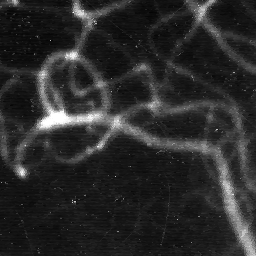
#> input picture TME1/angio_eti.pgm, 256 x 256 px, given in place of house2.jpg, which was not available
$ jupyter execute TME6_DASILVA_SALEH.ipynb   (text cells are left out)
#> lines starting #> are read from the running program, lines starting #| are printed output that depends on the picture; after the words box and inside, x2 and y2 are one past the last pixel; in counts of white or black regions, pixels touching at a corner belong together; long printed decimals are rounded; pictures that were not available may be replaced by others from this repository, and a replacement may not be noted
[cell 1]
# Chargement des modules et des données utiles.

from PIL import Image
import matplotlib.pyplot as plt
import numpy as np
import math
import scipy.signal as sc
from pylab import *

# charger les images et les convertir en tableau de int
image_house = np.array(Image.open("images/house2.jpg"),dtype='int32')
image_rectangle = np.array(Image.open("images/rectangle.png"),dtype='int32')
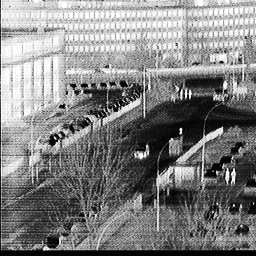
#> input picture TME1/carrefou_egal.pgm, 256 x 256 px, given in place of rectangle.png, which was not available
image_carrelage = np.array(Image.open("images/carrelage_wikipedia.jpg"),dtype='int32')
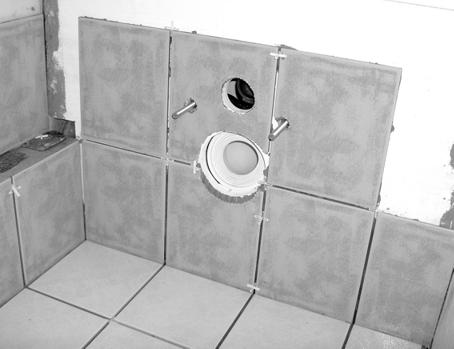
#> input picture TME6/images/carrelage_wikipedia.jpg, 454 x 349 px
image_jussieu = np.array(Image.open("images/Jussieu_wikipedia.jpg"),dtype='int32')
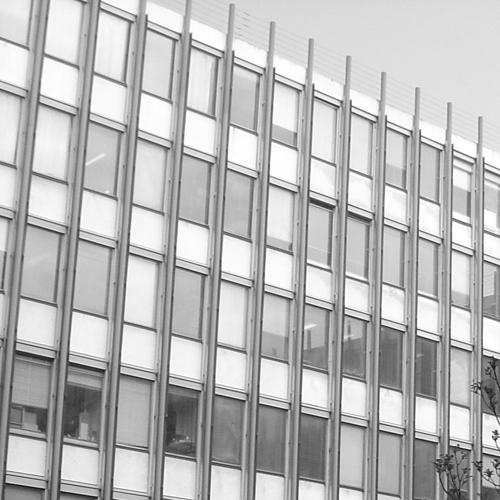
#> input picture TME6/images/Jussieu_wikipedia.jpg, 500 x 500 px


def affichage_14(affichages,titres=None):
    # list[Array|Image]*list[str] -> NoneType
    # effectue entre 1 et 4 affichages avec leurs titres, pour des images ou courbes

    # paramètres :
    #  - liste des affichages (entre 1 et 4)
    #  - liste des titres (entre 1 et 4, autant que de affichages) Optionnelle

    if not type(affichages) == type([]):
        affichages = [affichages]

    if titres is None:
        titres = ['',]*len(affichages)

    if not type(titres) == type([]):
        titres = [titres]

    nb_affichages = len(affichages)
    if nb_affichages >4 or nb_affichages < 1 :
        raise ValueError('affichage_14 nécéssite 1 à 4 entrées en paramètre')

    if nb_affichages != len(titres):
        raise ValueError('affichage_14 nécéssite autant de titres que d\'affichages')

    courbes = False
    for i in range(0,nb_affichages):
        s = plt.subplot(101+10*nb_affichages+i)
        s.set_title(titres[i])
        if len(affichages[i].shape)==2 and affichages[i].shape[0] > 1 and affichages[i].shape[1] > 1:
            # on affiche une image
            s.imshow(affichages[i], cmap="gray",interpolation='nearest', aspect='equal')
        else :
            # il s'agit d'une seule ligne, à afficher comme une courbe
            plt.plot(affichages[i])
            courbes=True

    agrandissement_h = nb_affichages
    agrandissement_v = nb_affichages*2 if courbes else nb_affichages
    params = plt.gcf()
    plSize = params.get_size_inches()
    params.set_size_inches( (plSize[0]*agrandissement_v, plSize[1]*agrandissement_h) )
    plt.show()


def module_affichage(module):
    # permet de transformer un module de DFT en une version jolie à afficher
    module = np.array(module, dtype='float32')
    ind_max = np.where(module == np.max(module.flatten()))
    module[ind_max]=0.0
    module[ind_max]=np.max(module.flatten())
    module = sqrt(module)
    return sqrt(module)

[cell 2]
#Opérateur gradient􏰀
#Sa direction (perpendiculaire au contour) est celle dans laquelle la dérivée de I est maximale
#Ce maximum est donné par son module

def gradient(image):
    """ Array -> tuple[Array*Array]"""
    #il est plus rapide de calculer le gradient au préalable.
    #on utilise le filtre verticale et horizontale de Sobel.
    #Sobel = gradient + filtre gaussien
    #Ces filtres sont dits séparables.
    #Sobel réduit moins le bruit mais pre ́serve mieux l’information de voisinage des contours
    Gx = np.array([[-1,0,1], [-2,0,2],[-1,0,1]])
    Gy = np.array([[-1,-2,-1], [0,0,0],[1,2,1]])
    #dérivé en x et y à l'aide des masques de convolution de Sobel.
    #Filtrage “passe-haut” en y : met en evidence les contours horizontaux.
    #Filtrage “passe-bas” en x : elimination des contours dans la direction verticale.
    Ix = sc.convolve2d(image, Gx, boundary='symm', mode='same')
    Iy = sc.convolve2d(image, Gy, boundary='symm', mode='same')
    #Soit une matrice A= (Ix2 IxIy
    #                     IxIy Iy2)
    det = (Ix * Ix * Iy * Iy) - (Ix*Iy * Ix*Iy)
    tr = Ix*Ix + Iy*Iy
    H = det - 0.05 * tr
    return H

[cell 3]
affichage_14([gradient(image_house), gradient(image_rectangle)],['gradient image house', 'gradient image rectangle'])
#> in gradient, `det = (Ix * Ix * Iy * Iy) - (Ix*Iy * Ix*Iy)`: det: shape (256, 256) int64; every value is 0
#> in gradient, `H = det - 0.05 * tr`:
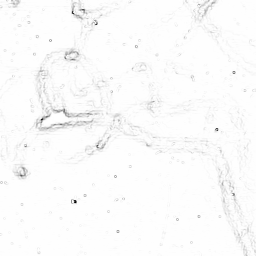
#> H: shape (256, 256) float64; min -16984.4, max 0, mean -249.6; drawn with min black and max white
#> in gradient (call 2), `Gx = np.array([[-1,0,1], [-2,0,2],[-1,0,1]])`: Gx = [[-1, 0, 1], [-2, 0, 2], [-1, 0, 1]]
#> in gradient (call 2), `Iy = sc.convolve2d(image, Gy, boundary='symm', mode='same')`:
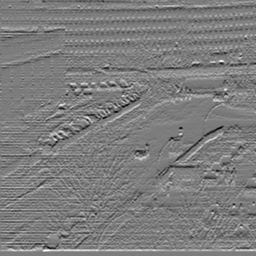
#> Iy: shape (256, 256) int64; min -876, max 914, mean 6.1; drawn with min black and max white
#> in gradient (call 2), `H = det - 0.05 * tr`:
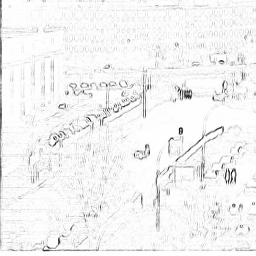
#> H: shape (256, 256) float64; min -51985.8, max 0, mean -2429.3; drawn with min black and max white
#> in affichage_14, `nb_affichages = len(affichages)`: nb_affichages = 2
#> in affichage_14, `plSize = params.get_size_inches()`: plSize = [6.4, 4.8]

[cell 4]
def noyau_gaussien(sigma):
    """ float -> Array """
    n = math.ceil(3 *sigma)
    noyau = np.zeros((2*n+1, 2*n+1))
    w, h = noyau.shape
    for x in range(w) :
        for y in range(h) :
            noyau[x,y] = (1/(2 * math.pi * sigma * sigma)) * math.exp(-((x-n)**2 + (y-n)**2)/ (2 *sigma * sigma))

    return noyau

#création d'un noyau gaussien utile pour faire le produit de convolution
#avec les dérivé de x et y trouver auparavant avec le filtre de Sobel.

[cell 5]
affichage_14([noyau_gaussien(3), noyau_gaussien(10)],["noyau gaussien d'écart-type 3", "noyau gaussien d'écart-type 10"])
#> in affichage_14 (call 2), `plt.show()`:
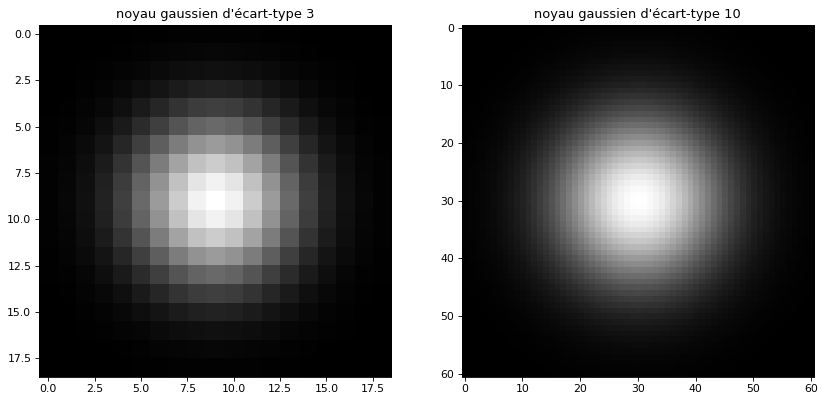
#> figure drawn by matplotlib, 2 panels
print(noyau_gaussien(3).shape) #la taille est 19.
print(noyau_gaussien(10).shape) #la taille est 61.

[cell 6]
def harris(image, sigma, kappa):
    """ Array*float*float->Array """
    ha = np.zeros(image.shape)
    w, h = image.shape
    #question 1
    Gx = np.array([[-1,0,1], [-2,0,2],[-1,0,1]])
    Gy = np.array([[-1,-2,-1], [0,0,0],[1,2,1]])
    Ix = sc.convolve2d(image, Gx, boundary='symm', mode='same')
    Iy = sc.convolve2d(image, Gy, boundary='symm', mode='same')
    #question 2
    gauss = noyau_gaussien(sigma)
    #Il est plus simple de calculer la trace et le determinant d’une matrice 2 × 2 que ses valeurs propres
    A11 =sc.convolve2d(Ix*Ix, gauss, boundary='symm', mode='same')
    A22 =sc.convolve2d(Iy*Iy, gauss, boundary='symm', mode='same')
    A12 =sc.convolve2d(Ix*Iy, gauss, boundary='symm', mode='same')
    #on a une matrice A = (A11 A12
    #                     A12 A22)
    for x in range(w):
        for y in range(h):
            #pour chaque pixel on calcule : det(A) - k * trace(A)**2
            ha[x,y] = A11[x,y] * A22[x,y] - A12[x,y] * A12[x,y] - kappa * (A11[x,y] + A22[x,y])**2
    return ha

[cell 7]
affichage_14([harris(image_rectangle,0.5,0.5), harris(image_rectangle, 2,0.5)],[" harris rectangle sigma 0.5", "harris rectangle sigma 2"])

affichage_14([harris(image_rectangle,2,0.2), harris(image_rectangle, 2,0.02)],["harris rectangle kappa 0.2", "harris rectangle kappa 0.02"])

affichage_14([harris(image_house,0.5,0.5), harris(image_house, 2,0.5)],[" harris house sigma 0.5", "harris house sigma 2"])

affichage_14([harris(image_house,2,0.2), harris(image_house, 2,0.02)],["harris house kappa 0.2", "harris house kappa 0.02"])
#> after the loop in harris (call 7), `for x in range(w):`:
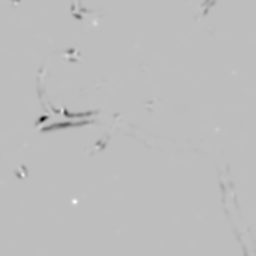
#> ha: shape (256, 256) float64; min -1.14e+09, max 389276397.9, mean -5463045.8; drawn with min black and max white

[cell 8]
#Elimination des hautes frequences avec sigma croissant.

#Une valeur trop grande de kappa ne detecte rien.
#En pratique, on fixe ce parametre a une valeur entre 0,04 et 0,15 et l’on n’y touche guere par la suite.

[cell 9]
def maxlocal(image_harris, seuil):
    """ Array*float -> Array """

    tab = np.zeros(image_harris.shape)
    w, h = image_harris.shape
    for x in range(1,w-1) :
        for y in range(1,h-1) :
            if image_harris[x,y] > seuil :
                p = image_harris[x,y]
                if ((image_harris[x-1,y-1] < p)and (image_harris[x-1,y] < p) and(image_harris[x, y-1] < p) and (image_harris[x+1,y+1] < p) and (image_harris[x+1,y] < p)and (image_harris[x,y+1] < p) and (image_harris[x-1,y+1] < p) and(image_harris[x+1,y] < p)) :
                    tab[x,y] = 1
    return tab

def maxlocal_fast(image_harris,seuil):
    #on définit les 8 voisins du pixel.
    i1 = np.roll(image_harris, -1, axis = 0)
    i2 = np.roll(image_harris, -1, axis = 1)
    i3 = np.roll(image_harris, 1, axis = 1)
    i4 = np.roll(image_harris, 1, axis = 0)
    i5 = np.roll(i1, -1, axis = 1)
    i6 = np.roll(i1, 1, axis = 1)
    i7 = np.roll(i4, -1, axis = 1)
    i8 = np.roll(i4, 1, axis = 1)
    return ((image_harris>seuil) & (image_harris > i1) & (image_harris > i2) & (image_harris > i3) & (image_harris > i4) & (image_harris > i5) & (image_harris > i6) & (image_harris > i7) & (image_harris > i8))

affichage_14([maxlocal(harris(image_house, 5,0.02), 10**6),maxlocal_fast(harris(image_house, 5,0.02), 10**6)],['max local de image house', 'max local fast image house'])
#> in harris (call 9), `A12 =sc.convolve2d(Ix*Iy, gauss, boundary='symm', mode='same')`:
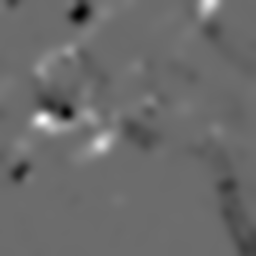
#> A12: shape (256, 256) float64; min -9226, max 12527.4, mean -58.3; drawn with min black and max white
#> after the loop in maxlocal, `for x in range(1,w-1) :`:
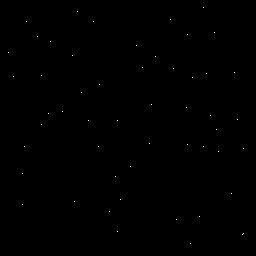
#> tab: shape (256, 256) float64; values 0 (black) and 1 (white), 0.08% white in thin lines or dots, all inside (x1, y1, x2, y2) = (8, 7, 244, 244)

[cell 10]
from time import process_time
mytime = 0
def tic():
    global mytime
    mytime = process_time()
def tac():
    global mytime
    print (process_time()-mytime)
    mytime = process_time()

image_rect_harris = harris(image_rectangle,5,0.02)

tic()
m = maxlocal_fast(image_rect_harris,10**6)
affichage_14([m],['max local fast de image house'])
print(m.shape)
#| (256, 256)
tac()

tic()
m = maxlocal(image_rect_harris,10**6)
affichage_14([m],['max local de image house'])
print(m.shape)
#| (256, 256)
tac()


#La fonction max local fast est légèrement plus rapide que celle qui utilise le parcours de l'image.

[cell 11]
def coord_maxlocal(image_extrema):
    """ Array -> list[list[int,int]] """

    w, h = image_extrema.shape
    t = []
    for x in range(w) :
        for y in range(h) :
            if(image_extrema[x,y] == 1) :
                t.append([x,y])
    return t

[cell 12]
print(coord_maxlocal(m))
#> (printed output is left out)

[cell 13]
def visualisation(image, m):
    t = coord_maxlocal(m)
    x = []
    y = []
    #on remplie la liste x des des abscisses et la liste y des ordonnées des points à afficher.
    for i in range(len(t)):
        x.append(t[i][0])
        y.append(t[i][1])

    plt.imshow(image)
    plt.scatter(y, x, color='red')
    plt.show()


visualisation(image_rectangle,m)
#> in visualisation, `t = coord_maxlocal(m)`: t = 85 pairs, first value 4 to 247, second value 6 to 247
#> the loop in visualisation, `for i in range(len(t)):` made 85 passes
#> after the loop in visualisation, `for i in range(len(t)):`: x = 85 values from 4 to 247; y = 85 values, max 247 at index 63, min 6 at index 1, mean 136.4

[cell 14]
m_r = maxlocal(harris(image_rectangle,5,0.02),10**6)
m_h = maxlocal(harris(image_house,2,0.02),10**6)
m_c = maxlocal(harris(image_carrelage,5,0.2),10**6)
m_j = maxlocal(harris(image_jussieu,5,0.02),10**5)

affichage_14([m_r],['Image rectangle détecteur de harris'])
v_r = visualisation(image_rectangle,m_r)
#> the loop in visualisation (call 2), `for i in range(len(t)):` made 85 passes
affichage_14([m_h],['Image house détecteur de harris'])
v_h = visualisation(image_house,m_h)
affichage_14([m_c],['Image carrelage détecteur de harris'])
v_c = visualisation(image_carrelage,m_c)
affichage_14([m_j],['Image jussieu détecteur de harris'])
v_r = visualisation(image_jussieu,m_j)

[cell 15]
def point(image):
    """ Array*float*float->Array """
    #detection de points/contours isolés on utilise l'algo vu en cours.
    #ce filtre repond plus fortement sur un point de contour isole que sur un groupement de points de contour.
    lap = np.array([[-1, -1, -1], [-1, 8, -1], [-1, -1, -1]])
    #on fait la convolution
    detr = sc.convolve2d(image,lap,'same')
    print(detr.min(),detr.mean(),detr.max())
    return detr

p = point(image_rectangle)
#| -1107 4.250 1548
#| -1107 4.250 1548
mp = maxlocal(point(image_rectangle),1000)
affichage_14([p],["image rectangle détection de points"])
affichage_14([mp],['max local de image rectangle'])
print(coord_maxlocal(m))
#> (printed output is left out)
print(coord_maxlocal(mp))
#| [[91, 223], [96, 135], [97, 131], [101, 124], [105, 115], [105, 119], [108, 107], [108, 112], [115, 98], [121, 87], [127, 222], [137, 54], [145, 1], [171, 213], [186, 1], [203, 253], [205, 233]]

affichage_14([mp],['Image rectangle détecteur de harris'])
visualisation(image_rectangle,mp)

[cell 16]
ph = point(image_house)
#| -556 1.765 1375
mh = maxlocal(ph,150)
affichage_14([ph],["image house détection de points"])
affichage_14([mh],['max local de image house'])
print(coord_maxlocal(mh))
#> (printed output is left out)

affichage_14([mh],['Image house détecteur de harris'])
visualisation(image_house,mh)
